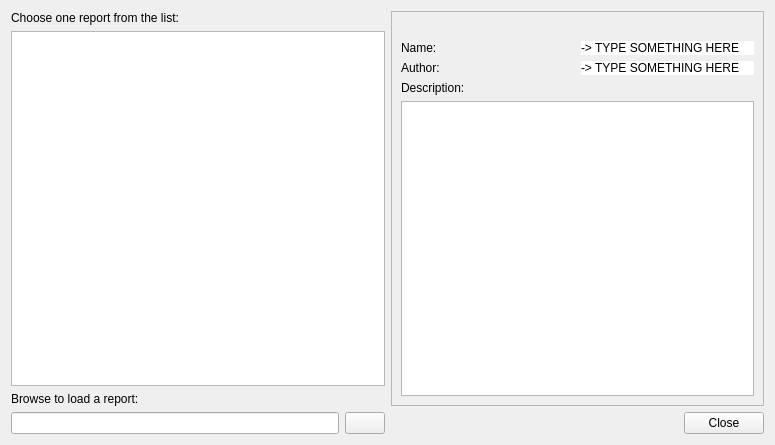
<?xml version="1.0" encoding="UTF-8"?>
<ui version="4.0">
 <class>frmreports</class>
 <widget class="QWidget" name="frmreports">
  <property name="geometry">
   <rect>
    <x>0</x>
    <y>0</y>
    <width>775</width>
    <height>445</height>
   </rect>
  </property>
  <property name="font">
   <font>
    <weight>50</weight>
    <bold>false</bold>
   </font>
  </property>
  <property name="windowTitle">
   <string>Form</string>
  </property>
  <layout class="QGridLayout" name="gridLayout_2">
   <item row="0" column="0" rowspan="2">
    <layout class="QVBoxLayout" name="verticalLayout">
     <item>
      <widget class="QLabel" name="label_2">
       <property name="text">
        <string>Choose one report from the list:</string>
       </property>
      </widget>
     </item>
     <item>
      <widget class="QListWidget" name="listWidget">
       <property name="editTriggers">
        <set>QAbstractItemView::NoEditTriggers</set>
       </property>
       <property name="alternatingRowColors">
        <bool>true</bool>
       </property>
       <property name="wordWrap">
        <bool>true</bool>
       </property>
       <property name="sortingEnabled">
        <bool>true</bool>
       </property>
      </widget>
     </item>
     <item>
      <widget class="QLabel" name="label_3">
       <property name="text">
        <string>Browse to load a report:</string>
       </property>
       <property name="buddy">
        <cstring>lineOpen</cstring>
       </property>
      </widget>
     </item>
     <item>
      <layout class="QHBoxLayout" name="horizontalLayout">
       <item>
        <widget class="QLineEdit" name="lineOpen"/>
       </item>
       <item>
        <widget class="QPushButton" name="pushOpen">
         <property name="sizePolicy">
          <sizepolicy hsizetype="Fixed" vsizetype="Fixed">
           <horstretch>0</horstretch>
           <verstretch>0</verstretch>
          </sizepolicy>
         </property>
         <property name="toolTip">
          <string>Open report</string>
         </property>
         <property name="statusTip">
          <string>Browse files to load a report from non-standard location</string>
         </property>
         <property name="whatsThis">
          <string>Browse files to load a report from non-standard location</string>
         </property>
         <property name="text">
          <string/>
         </property>
         <property name="icon">
          <iconset resource="app_new.qrc">
           <normaloff>:/app_new/folder.png</normaloff>:/app_new/folder.png</iconset>
         </property>
        </widget>
       </item>
      </layout>
     </item>
    </layout>
   </item>
   <item row="0" column="1">
    <widget class="QFrame" name="frame">
     <property name="frameShape">
      <enum>QFrame::StyledPanel</enum>
     </property>
     <property name="frameShadow">
      <enum>QFrame::Sunken</enum>
     </property>
     <layout class="QGridLayout" name="gridLayout">
      <item row="0" column="1">
       <widget class="QLabel" name="lbPixmap">
        <property name="sizePolicy">
         <sizepolicy hsizetype="Fixed" vsizetype="Fixed">
          <horstretch>0</horstretch>
          <verstretch>0</verstretch>
         </sizepolicy>
        </property>
        <property name="maximumSize">
         <size>
          <width>51</width>
          <height>51</height>
         </size>
        </property>
        <property name="toolTip">
         <string>Report Icon</string>
        </property>
        <property name="statusTip">
         <string>Report Icon</string>
        </property>
        <property name="whatsThis">
         <string>Report Icon</string>
        </property>
        <property name="text">
         <string/>
        </property>
        <property name="pixmap">
         <pixmap resource="app_new.qrc">:/app_new/kpresenter.png</pixmap>
        </property>
        <property name="scaledContents">
         <bool>true</bool>
        </property>
       </widget>
      </item>
      <item row="1" column="0" colspan="2">
       <layout class="QHBoxLayout" name="horizontalLayout_4">
        <item>
         <widget class="QLabel" name="label">
          <property name="text">
           <string>Name:</string>
          </property>
         </widget>
        </item>
        <item>
         <widget class="QLabel" name="lbName">
          <property name="sizePolicy">
           <sizepolicy hsizetype="Preferred" vsizetype="Fixed">
            <horstretch>0</horstretch>
            <verstretch>0</verstretch>
           </sizepolicy>
          </property>
          <property name="styleSheet">
           <string notr="true">background-color: rgb(255, 255, 255);</string>
          </property>
          <property name="text">
           <string>-&gt; TYPE SOMETHING HERE</string>
          </property>
         </widget>
        </item>
       </layout>
      </item>
      <item row="2" column="0" colspan="2">
       <layout class="QHBoxLayout" name="horizontalLayout_3">
        <item>
         <widget class="QLabel" name="label_4">
          <property name="text">
           <string>Author:</string>
          </property>
         </widget>
        </item>
        <item>
         <widget class="QLabel" name="lbAuthor">
          <property name="toolTip">
           <string>Report Author</string>
          </property>
          <property name="statusTip">
           <string>Report Author</string>
          </property>
          <property name="whatsThis">
           <string>Report Author</string>
          </property>
          <property name="styleSheet">
           <string notr="true">background-color: rgb(255, 255, 255);</string>
          </property>
          <property name="text">
           <string>-&gt; TYPE SOMETHING HERE</string>
          </property>
         </widget>
        </item>
       </layout>
      </item>
      <item row="3" column="0">
       <widget class="QLabel" name="label_6">
        <property name="text">
         <string>Description:</string>
        </property>
        <property name="buddy">
         <cstring>textDescription</cstring>
        </property>
       </widget>
      </item>
      <item row="4" column="0" colspan="2">
       <widget class="QTextBrowser" name="textDescription">
        <property name="toolTip">
         <string>Report description</string>
        </property>
        <property name="statusTip">
         <string>Report description</string>
        </property>
        <property name="whatsThis">
         <string>Report description</string>
        </property>
       </widget>
      </item>
     </layout>
    </widget>
   </item>
   <item row="1" column="1">
    <layout class="QHBoxLayout" name="horizontalLayout_2">
     <item>
      <spacer name="horizontalSpacer">
       <property name="orientation">
        <enum>Qt::Horizontal</enum>
       </property>
       <property name="sizeHint" stdset="0">
        <size>
         <width>40</width>
         <height>20</height>
        </size>
       </property>
      </spacer>
     </item>
     <item>
      <widget class="QPushButton" name="pushClose">
       <property name="toolTip">
        <string>Close</string>
       </property>
       <property name="statusTip">
        <string>Close</string>
       </property>
       <property name="whatsThis">
        <string>Close</string>
       </property>
       <property name="text">
        <string>Close</string>
       </property>
      </widget>
     </item>
    </layout>
   </item>
  </layout>
 </widget>
 <tabstops>
  <tabstop>listWidget</tabstop>
  <tabstop>textDescription</tabstop>
  <tabstop>lineOpen</tabstop>
  <tabstop>pushOpen</tabstop>
  <tabstop>pushClose</tabstop>
 </tabstops>
 <resources>
  <include location="app_new.qrc"/>
 </resources>
 <connections>
  <connection>
   <sender>listWidget</sender>
   <signal>itemClicked(QListWidgetItem*)</signal>
   <receiver>frmreports</receiver>
   <slot>previewItem(QListWidgetItem*)</slot>
   <hints>
    <hint type="sourcelabel">
     <x>196</x>
     <y>205</y>
    </hint>
    <hint type="destinationlabel">
     <x>387</x>
     <y>222</y>
    </hint>
   </hints>
  </connection>
  <connection>
   <sender>listWidget</sender>
   <signal>itemDoubleClicked(QListWidgetItem*)</signal>
   <receiver>frmreports</receiver>
   <slot>loadItem(QListWidgetItem*)</slot>
   <hints>
    <hint type="sourcelabel">
     <x>196</x>
     <y>205</y>
    </hint>
    <hint type="destinationlabel">
     <x>387</x>
     <y>222</y>
    </hint>
   </hints>
  </connection>
  <connection>
   <sender>pushOpen</sender>
   <signal>clicked()</signal>
   <receiver>frmreports</receiver>
   <slot>browseFiles()</slot>
   <hints>
    <hint type="sourcelabel">
     <x>367</x>
     <y>420</y>
    </hint>
    <hint type="destinationlabel">
     <x>387</x>
     <y>222</y>
    </hint>
   </hints>
  </connection>
 </connections>
 <slots>
  <slot>previewItem(QListWidgetItem*)</slot>
  <slot>loadItem(QListWidgetItem*)</slot>
  <slot>browseFiles()</slot>
 </slots>
</ui>
